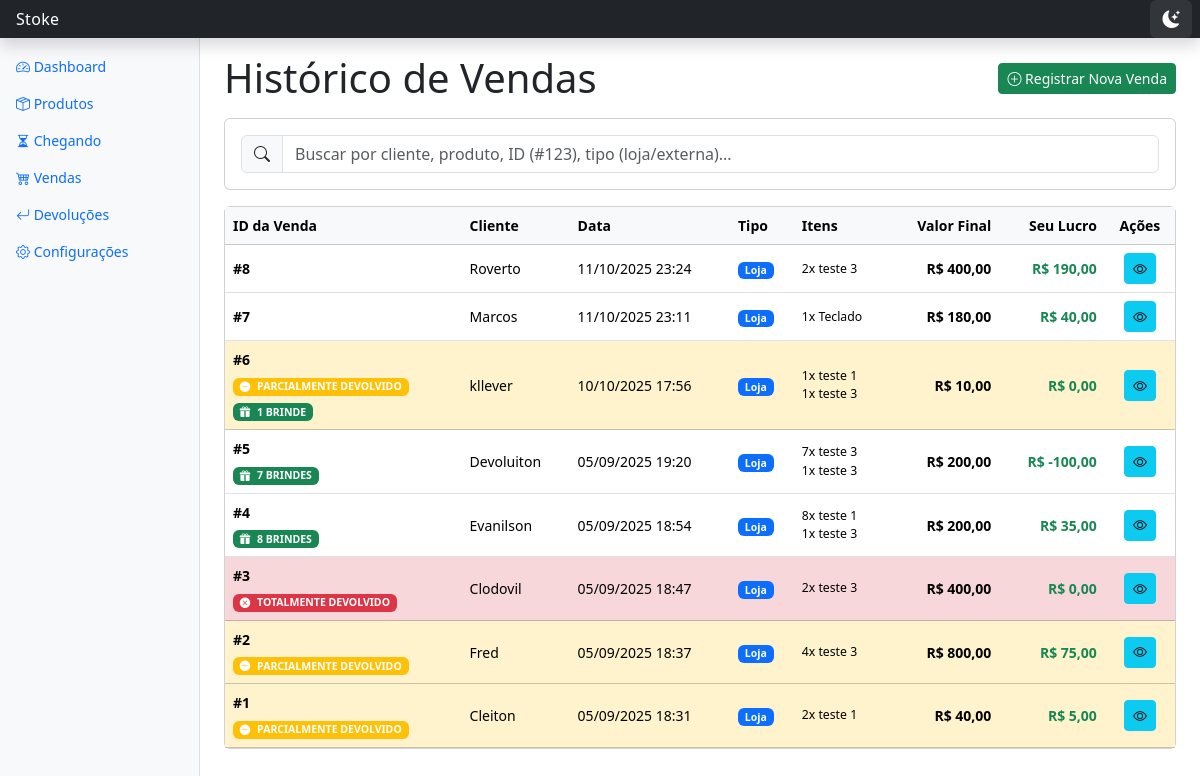
Page /vendas/ on the earlier database version.
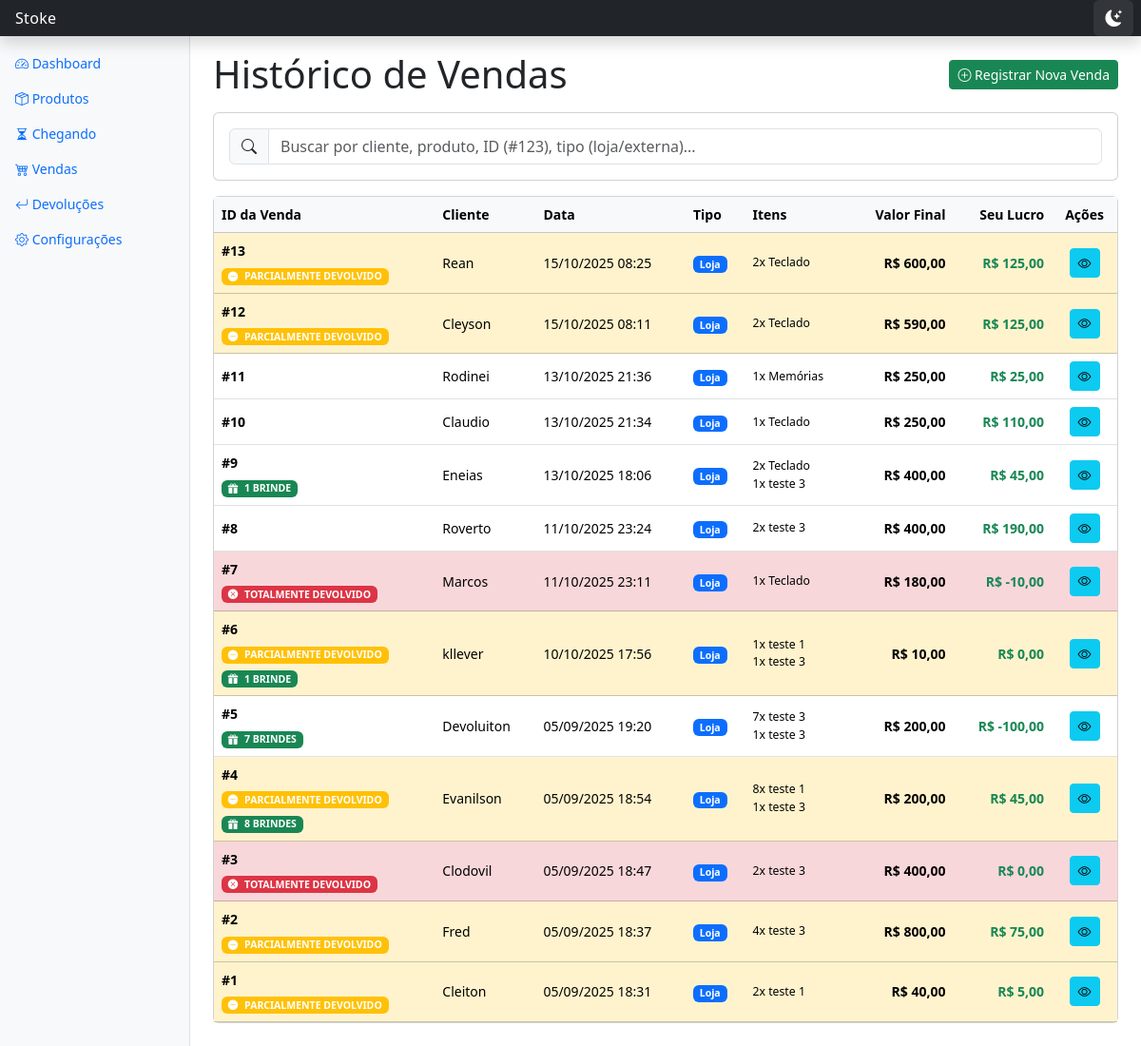
Same page on the later database version.
### inventario/models.py (models this page shows, shortened)
class Venda(models.Model):
    TIPO_VENDA_CHOICES = [
        ('LOJA', 'Loja'),
        ('EXTERNA', 'Externa'),
    ]
    STATUS_CHOICES = [
        ('CONCLUIDA', 'Concluída'),
        ('CANCELADA', 'Cancelada'),
    ]
    cliente_nome = models.CharField('Nome do Cliente', max_length=255, blank=True, null=True)
    data = models.DateTimeField(default=timezone.now)
    tipo_venda = models.CharField(max_length=10, choices=TIPO_VENDA_CHOICES, default='LOJA')
    status = models.CharField(max_length=10, choices=STATUS_CHOICES, default='CONCLUIDA')
    desconto = models.DecimalField('Desconto', max_digits=10, decimal_places=2, default=Decimal('0.00'))
    @property
    def teve_devolucao(self):
        return self.devolucoes.exists()
    @property
    def quantidade_total_vendida(self):
        return self.itens.aggregate(total=Sum('quantidade'))['total'] or 0
    @property
    def quantidade_total_devolvida(self):
        total_devolvido = 0
        for devolucao in self.devolucoes.all():
            total_devolvido += devolucao.itens_devolvidos.aggregate(total=Sum('quantidade'))['total'] or 0
        return total_devolvido
    @property
    def tipo_devolucao(self):
        if not self.teve_devolucao:
            return None
        quantidade_vendida = self.quantidade_total_vendida
        quantidade_devolvida = self.quantidade_total_devolvida
        if quantidade_devolvida >= quantidade_vendida:
            return 'total'
        else:
            return 'parcial'
    @property
    def valor_bruto(self):
        return self.itens.aggregate(total=Sum(F('quantidade') * F('preco_venda_unitario')))['total'] or Decimal('0.00')
    @property
    def valor_total(self):
        return self.valor_bruto - self.desconto
    @property
    def custo_total(self):
        return sum(item.custo_compra_total_registrado for item in self.itens.all())
    @property
    def valor_brindes_dados(self):
        brindes = self.itens.filter(eh_brinde=True)
        return sum(item.custo_compra_total_registrado for item in brindes)
    @property
    def quantidade_brindes_dados(self):
        return self.itens.filter(eh_brinde=True).aggregate(total=Sum('quantidade'))['total'] or 0
    @property
    def tem_brindes(self):
        return self.itens.filter(eh_brinde=True).exists()
    @property
    def lucro_bruto(self):
        return self.valor_total - self.custo_total
    @property
    def meu_lucro(self):
        lucro_bruto_venda = self.lucro_bruto
        lucro_revertido_devolucoes = self.devolucoes.aggregate(
            total=Sum(F('itens_devolvidos__quantidade') * (F('itens_devolvidos__item_venda_original__preco_venda_unitario') - (F('itens_devolvidos__item_venda_original__custo_compra_total_registrado') / F('itens_devolvidos__item_venda_original__quantidade'))))
        )['total'] or Decimal('0')
        lucro_liquido = lucro_bruto_venda - lucro_revertido_devolucoes
        if self.tipo_venda == 'LOJA':
            return lucro_liquido / 2
        return lucro_liquido

class ItemVenda(models.Model):
    venda = models.ForeignKey(Venda, related_name='itens', on_delete=models.CASCADE)
    produto = models.ForeignKey(Produto, on_delete=models.PROTECT)
    quantidade = models.PositiveIntegerField()
    preco_venda_unitario = models.DecimalField(max_digits=10, decimal_places=2)
    custo_compra_total_registrado = models.DecimalField(max_digits=10, decimal_places=2)
    eh_brinde = models.BooleanField('É Brinde', default=False)

class Produto(models.Model):
    nome = models.CharField(max_length=255)
    descricao = models.TextField(blank=True, null=True)
    imagem = models.ImageField(upload_to='produtos/', blank=True, null=True)
    ativo = models.BooleanField(default=True)
    fornecedor = models.ForeignKey(Fornecedor, on_delete=models.PROTECT, related_name='produtos', null=True, blank=True)
    preco_venda = models.DecimalField('Preço de Venda', max_digits=10, decimal_places=2, null=True, blank=True)

### inventario/views.py (the view, shortened to what this page needs)
# urls.py: path('vendas/', views.listar_vendas, name='listar_vendas'),
def listar_vendas(request):
    query = request.GET.get('q', '').strip()
    vendas = Venda.objects.all()
    vendas = vendas.order_by('-data')
    return render(request, 'inventario/listar_vendas.html', {
        'vendas': vendas,
        'query_atual': query,
    })

### inventario/templates/inventario/listar_vendas.html (shortened to what the changed rows need)
{% extends 'inventario/base.html' %}
{% block content %}
<div class="row align-items-center mb-3">
    <div class="col-12 col-md-6">
        <h1 class="mb-2 mb-md-0">Histórico de Vendas</h1>
    </div>
</div>
<div class="card d-none d-lg-block">
    <div class="card-body p-0">
        <div class="table-responsive">
            <table class="table table-hover mb-0" id="tabela-vendas-desktop">
                <thead class="table-light">
                    <tr>
                        <th>ID da Venda</th>
                        <th>Cliente</th>
                        <th>Data</th>
                        <th>Tipo</th>
                        <th>Itens</th>
                        <th class="text-end">Valor Final</th>
                        <th class="text-end">Seu Lucro</th>
                        <th class="text-center">Ações</th>
                    </tr>
                </thead>
                <tbody id="vendas-tbody-desktop">
                    {% for venda in vendas %}
                    <tr class="align-middle{% if venda.tipo_devolucao == 'total' %} table-danger{% elif venda.tipo_devolucao == 'parcial' %} table-warning{% endif %}">
                        <td>
                            <span class="fw-semibold">#{{ venda.id }}</span>
                            {% if venda.tipo_devolucao == 'total' %}
                                <div class="mt-1">
                                    <span class="badge bg-danger" data-bs-toggle="tooltip" data-bs-placement="top" title="Todos os itens desta venda foram devolvidos">
                                        <i class="bi bi-x-circle-fill me-1"></i>
                                        TOTALMENTE DEVOLVIDO
                                    </span>
                                </div>
                            {% elif venda.tipo_devolucao == 'parcial' %}
                                <div class="mt-1">
                                    <span class="badge bg-warning" data-bs-toggle="tooltip" data-bs-placement="top" title="Alguns itens desta venda foram devolvidos ({{ venda.quantidade_total_devolvida }} de {{ venda.quantidade_total_vendida }} itens)">
                                        <i class="bi bi-dash-circle-fill me-1"></i>
                                        PARCIALMENTE DEVOLVIDO
                                    </span>
                                </div>
                            {% endif %}
                            {% if venda.tem_brindes %}
                                <div class="mt-1">
                                    <span class="badge bg-success" data-bs-toggle="tooltip" data-bs-placement="top" title="Esta venda incluiu {{ venda.quantidade_brindes_dados }} brinde{{ venda.quantidade_brindes_dados|pluralize:'s' }} (custo total: R$ {{ venda.valor_brindes_dados|floatformat:2 }})">
                                        <i class="bi bi-gift-fill me-1"></i>
                                        {{ venda.quantidade_brindes_dados }} BRINDE{{ venda.quantidade_brindes_dados|pluralize:"S" }}
                                    </span>
                                </div>
                            {% endif %}
                        </td>
                        <td>{{ venda.cliente_nome|default:"Cliente não informado" }}</td>
                        <td>{{ venda.data|date:"d/m/Y H:i" }}</td>
                        <td>
                            <span class="badge {% if venda.tipo_venda == 'LOJA' %}bg-primary{% else %}bg-secondary{% endif %}">
                                {{ venda.get_tipo_venda_display }}
                            </span>
                        </td>
                        <td>
                            <ul class="list-unstyled mb-0 small">
                                {% for item in venda.itens.all %}
                                    <li>{{ item.quantidade }}x {{ item.produto.nome }}</li>
                                {% endfor %}
                            </ul>
                        </td>
                        <td class="text-end fw-bold">R$ {{ venda.valor_total|floatformat:2 }}</td>
                        <td class="text-end text-success fw-bold">R$ {{ venda.meu_lucro|floatformat:2 }}</td>
                        <td class="text-center">
                            <a href="{% url 'inventario:detalhar_venda' pk=venda.pk %}" class="btn btn-sm btn-info" title="Detalhes">
                                <i class="bi bi-eye"></i>
                            </a>
                        </td>
                    </tr>
                    {% endfor %}
                </tbody>
            </table>
        </div>
    </div>
</div>
{% endblock %}

Differences in the rows shown:
added Venda: id "13", cliente_nome "Rean", data "15/10/2025 08:25", tipo_venda "Loja", valor_total "600,00", meu_lucro "125,00"
added ItemVenda: quantidade "2", produto.nome "Teclado", shown under "13"
added Venda: id "12", cliente_nome "Cleyson", data "15/10/2025 08:11", tipo_venda "Loja", valor_total "590,00", meu_lucro "125,00"
added ItemVenda: quantidade "2", produto.nome "Teclado", shown under "12"
added Venda: id "11", cliente_nome "Rodinei", data "13/10/2025 21:36", tipo_venda "Loja", valor_total "250,00", meu_lucro "25,00"
added ItemVenda: quantidade "1", produto.nome "Memórias", shown under "11"
added Venda: id "10", cliente_nome "Claudio", data "13/10/2025 21:34", tipo_venda "Loja", valor_total "250,00", meu_lucro "110,00"
added ItemVenda: quantidade "1", produto.nome "Teclado", shown under "10"
added Venda: id "9", quantidade_brindes_dados "1", cliente_nome "Eneias", data "13/10/2025 18:06", tipo_venda "Loja", valor_total "400,00", meu_lucro "45,00"
added ItemVenda: quantidade "2", produto.nome "Teclado", shown under "9"
added ItemVenda: quantidade "1", produto.nome "teste 3", shown under "9"
shown differently, row unchanged: Venda "Marcos": meu_lucro "40,00" → "-10,00"; now shows "TOTALMENTE DEVOLVIDO"
shown differently, row unchanged: Venda "Evanilson": meu_lucro "35,00" → "45,00"; now shows "PARCIALMENTE DEVOLVIDO"
